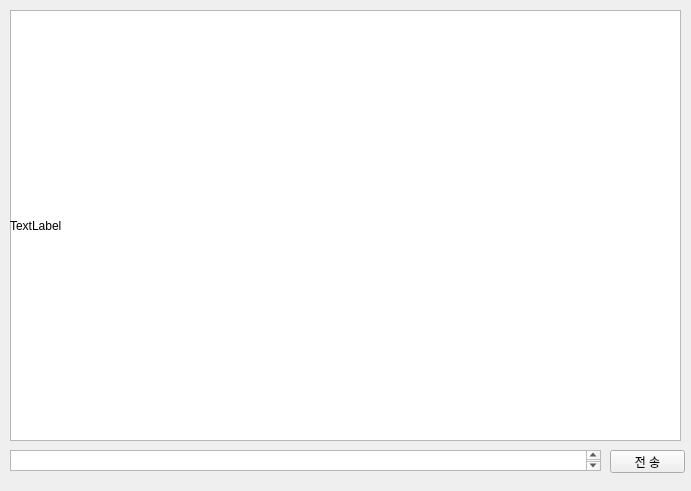
<?xml version="1.0" encoding="UTF-8"?>
<ui version="4.0">
 <class>Form</class>
 <widget class="QWidget" name="Form">
  <property name="geometry">
   <rect>
    <x>0</x>
    <y>0</y>
    <width>691</width>
    <height>491</height>
   </rect>
  </property>
  <property name="windowTitle">
   <string>Form</string>
  </property>
  <widget class="QPushButton" name="btn_send">
   <property name="geometry">
    <rect>
     <x>610</x>
     <y>450</y>
     <width>75</width>
     <height>23</height>
    </rect>
   </property>
   <property name="text">
    <string>전 송</string>
   </property>
  </widget>
  <widget class="QTextEdit" name="input_message">
   <property name="geometry">
    <rect>
     <x>10</x>
     <y>450</y>
     <width>591</width>
     <height>21</height>
    </rect>
   </property>
  </widget>
  <widget class="QPlainTextEdit" name="chats">
   <property name="geometry">
    <rect>
     <x>10</x>
     <y>10</y>
     <width>671</width>
     <height>431</height>
    </rect>
   </property>
  </widget>
  <widget class="QLabel" name="image">
   <property name="geometry">
    <rect>
     <x>10</x>
     <y>10</y>
     <width>671</width>
     <height>431</height>
    </rect>
   </property>
   <property name="text">
    <string>TextLabel</string>
   </property>
  </widget>
 </widget>
 <resources/>
 <connections/>
</ui>
